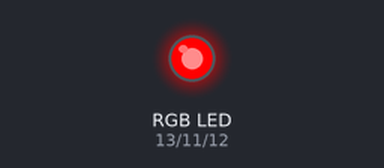
A sketch run on a simulated Arduino Uno, built with avr-gcc and run on an emulated ATmega328P. On the bench: an RGB LED mixed from three pins (HIGH = lit).

Above: at 0.2 s.
At 1.2 s:
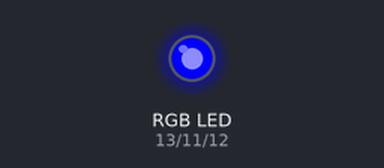
At 1.7 s:
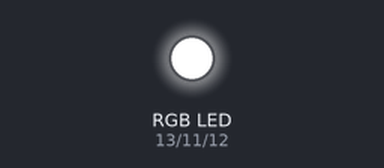
At 3.2 s:
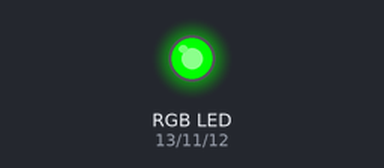
At 4.7 s:
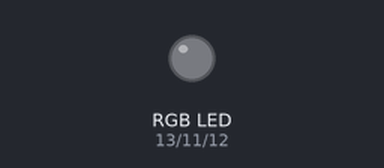
Timing chart, 0 to 5.8 s (numbered marks = the images above):
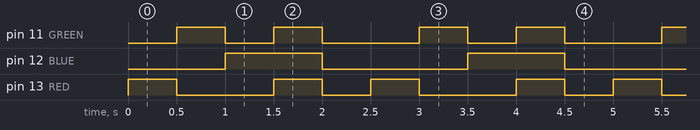

The sketch:

rgb_control.ino
```cpp
#define RED 13
#define BLUE 12
#define GREEN 11

void setup() {
  pinMode(RED, OUTPUT);
  pinMode(BLUE, OUTPUT);
  pinMode(GREEN, OUTPUT);
}

void loop() {
  color(255, 0, 0); // red
  delay(500);
  color(0, 255, 0); // green
  delay(500);
  color(0, 0, 255); // blue
  delay(500);
  color(255, 255, 255); // white
  delay(500);
  color(0, 0, 0); // Off
  delay(500);
}

void color(unsigned char red, unsigned char green, unsigned char blue) {
  analogWrite(RED, red);
  analogWrite(GREEN, green);
  analogWrite(BLUE, blue);
}
```

Measured:
- by itself, pin 11 (GREEN): repeats every 2.5 s: LOW 0.50 s, HIGH 0.50 s, LOW 1.0 s, HIGH 0.50 s
- by itself, pin 12 (BLUE): alternates HIGH for 1.0 s and LOW for 1.5 s
- by itself, pin 13 (RED): repeats every 2.5 s: LOW 1.0 s, HIGH 0.50 s, LOW 0.50 s, HIGH 0.50 s
